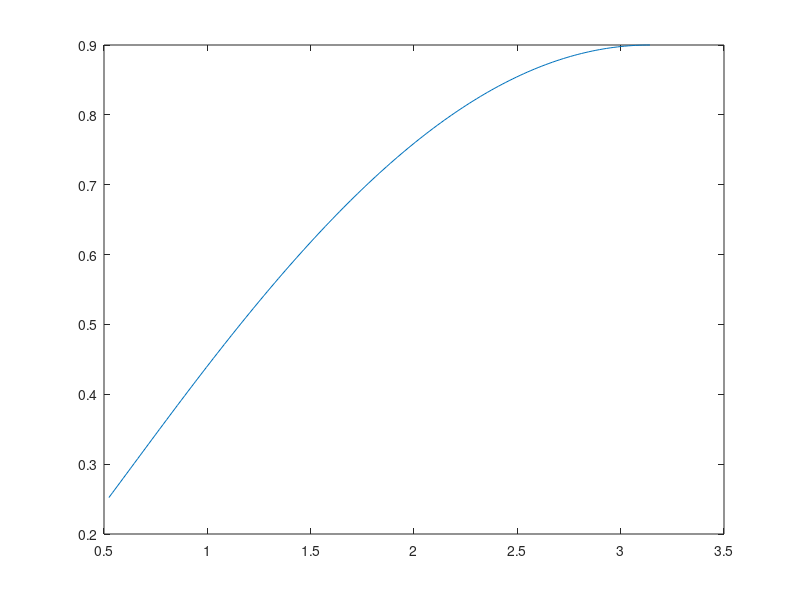

The MATLAB script that drew this image:
%% Opdracht 5
%
% Hieronder staat een regel waarmee je kniehoeken genereert van 30 graden
% tot 180 graden. Bepaal met behulp van een loop (for/while) de 
% afstand tussen heup en enkel voor elk van deze kniehoeken.
% Deze afstand zet je in een variabele genaamd 'L3'.
% Gebruik de cosinusregel hiervoor:
%           c^2 = a^2 + b^2 - 2*a*b*cos(phi).
%                     _
%                   _/ \
%                 _/ phi\
%               _/       \
%           b _/          \ a
%           _/             \
%        _/                 \
%       /                    \
%       --------------------- 
%                   c
%
%
% Bedenk zelf wat de relatie is tussen a/b/c in de formule en L1/L2/L3.
%
% Plot vervolgens deze afstand tegen de bijbehorende kniehoek (x-as).

close all
phi = 30*pi/180:1*pi/180:pi;
% lengte onderbeen:
L1 = 0.4;
% lengte bovenbeen:
L2 = 0.5;

% De oplossing:
L3 = zeros(size(phi));
for i = 1:size(phi,2)
    L3(i) = sqrt(L1^2+L2^2-2*L1*L2*cos(phi(i)));
end    
figure
plot(phi,L3)
